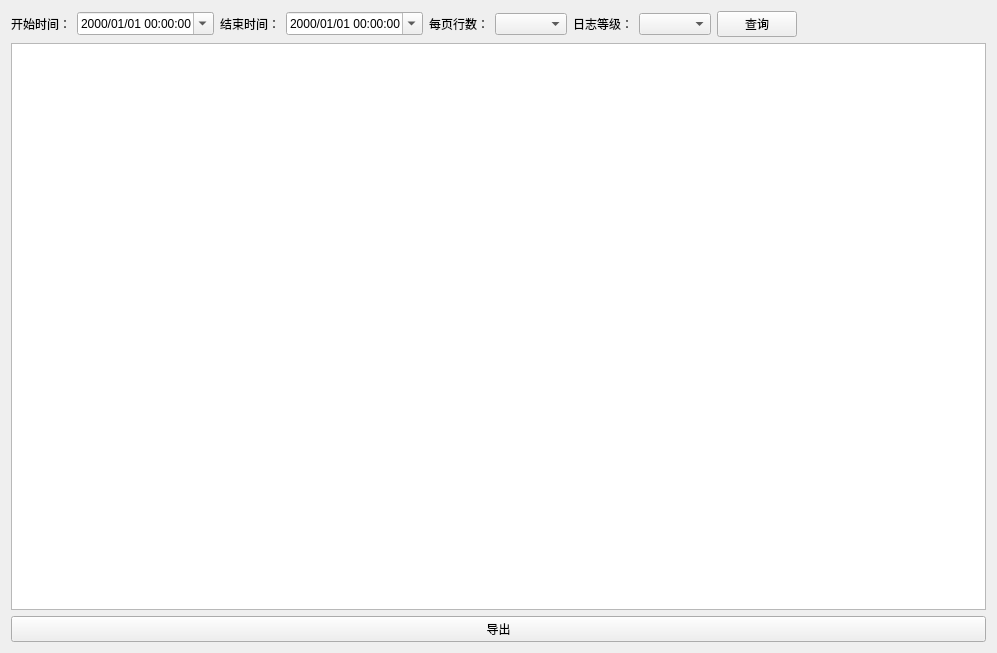
<?xml version="1.0" encoding="UTF-8"?>
<ui version="4.0">
 <class>SystemLogWidget</class>
 <widget class="QWidget" name="SystemLogWidget">
  <property name="geometry">
   <rect>
    <x>0</x>
    <y>0</y>
    <width>997</width>
    <height>653</height>
   </rect>
  </property>
  <property name="windowTitle">
   <string>Form</string>
  </property>
  <layout class="QVBoxLayout" name="verticalLayout_2">
   <item>
    <layout class="QHBoxLayout" name="horizontalLayout">
     <item>
      <widget class="QLabel" name="label">
       <property name="text">
        <string>开始时间：</string>
       </property>
      </widget>
     </item>
     <item>
      <widget class="QDateTimeEdit" name="startTime">
       <property name="correctionMode">
        <enum>QAbstractSpinBox::CorrectToNearestValue</enum>
       </property>
       <property name="currentSection">
        <enum>QDateTimeEdit::YearSection</enum>
       </property>
       <property name="displayFormat">
        <string>yyyy/MM/dd hh:mm:ss</string>
       </property>
       <property name="calendarPopup">
        <bool>true</bool>
       </property>
      </widget>
     </item>
     <item>
      <widget class="QLabel" name="label_2">
       <property name="text">
        <string>结束时间：</string>
       </property>
      </widget>
     </item>
     <item>
      <widget class="QDateTimeEdit" name="endTime">
       <property name="correctionMode">
        <enum>QAbstractSpinBox::CorrectToNearestValue</enum>
       </property>
       <property name="currentSection">
        <enum>QDateTimeEdit::YearSection</enum>
       </property>
       <property name="displayFormat">
        <string>yyyy/MM/dd hh:mm:ss</string>
       </property>
       <property name="calendarPopup">
        <bool>true</bool>
       </property>
      </widget>
     </item>
     <item>
      <widget class="QLabel" name="label_3">
       <property name="text">
        <string>每页行数：</string>
       </property>
      </widget>
     </item>
     <item>
      <widget class="QComboBox" name="pagesize"/>
     </item>
     <item>
      <widget class="QLabel" name="label_4">
       <property name="text">
        <string>日志等级：</string>
       </property>
      </widget>
     </item>
     <item>
      <widget class="QComboBox" name="logLevel"/>
     </item>
     <item>
      <widget class="QPushButton" name="selectBtn">
       <property name="text">
        <string>查询</string>
       </property>
      </widget>
     </item>
     <item>
      <spacer name="horizontalSpacer">
       <property name="orientation">
        <enum>Qt::Horizontal</enum>
       </property>
       <property name="sizeHint" stdset="0">
        <size>
         <width>40</width>
         <height>20</height>
        </size>
       </property>
      </spacer>
     </item>
    </layout>
   </item>
   <item>
    <layout class="QVBoxLayout" name="verticalLayout" stretch="0,0">
     <item>
      <widget class="QTableView" name="tableView">
       <attribute name="verticalHeaderVisible">
        <bool>false</bool>
       </attribute>
      </widget>
     </item>
     <item>
      <widget class="QWidget" name="nav_bar" native="true">
       <layout class="QHBoxLayout" name="horizontalLayout_2">
        <property name="leftMargin">
         <number>0</number>
        </property>
        <property name="topMargin">
         <number>0</number>
        </property>
        <property name="rightMargin">
         <number>0</number>
        </property>
        <property name="bottomMargin">
         <number>0</number>
        </property>
        <item>
         <widget class="QPushButton" name="exportBtn">
          <property name="text">
           <string>导出</string>
          </property>
         </widget>
        </item>
       </layout>
      </widget>
     </item>
    </layout>
   </item>
  </layout>
 </widget>
 <resources/>
 <connections/>
</ui>
